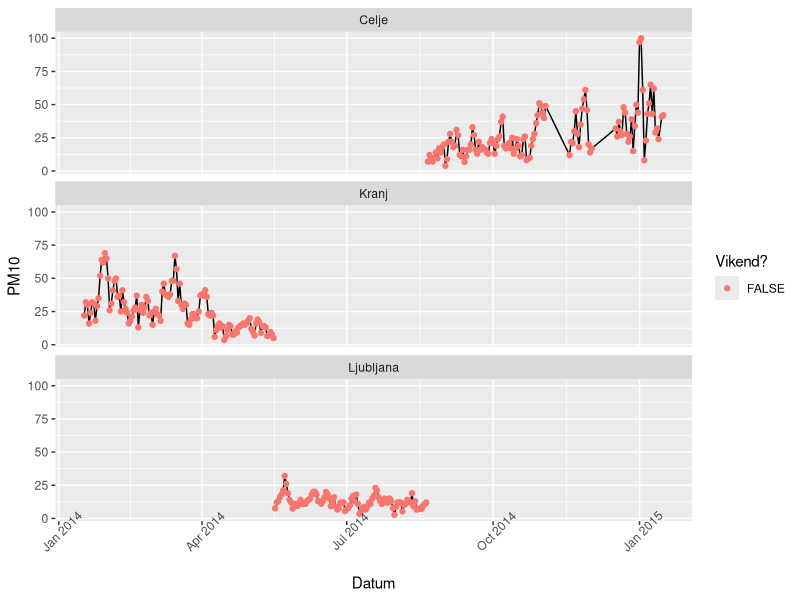

The R script that drew this image:
setwd("C:/Users/Gregor/Documents/shared_files/workshops/R-za-neprogramerje/Predavanje_05")
df <- read.csv("./data_raw/delci2.csv")
df$Datum <- as.Date(df$Datum, format = "%m/%d/%Y")
head(df)

library(ggplot2)
weekdays(df$Datum)
vikend <- weekdays(df$Datum) == "sobota" | 
  weekdays(df$Datum) == "nedelja"
vikend

df$je_vikend <- vikend
head(df)

ggplot(df, aes(x = Datum, y = PM10)) +
  geom_line() +
  geom_point(aes(colour = je_vikend)) +
  facet_wrap(~ kraj, nrow = 3) +
  labs(colour = "Vikend?") +
  theme(axis.text.x = element_text(angle = 45))